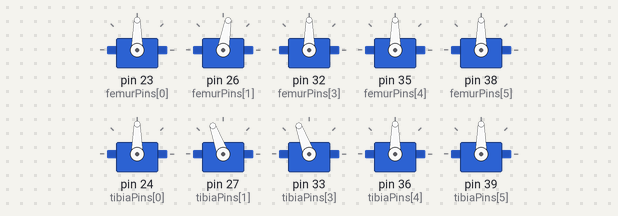
A sketch run on a simulated Arduino Mega 2560, built with avr-gcc and run on an emulated ATmega2560. Shown: 10 × servo.

Above: at 0.1 s.
At 3.1 s:
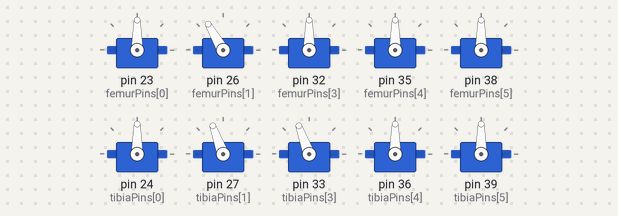
At 4.6 s:
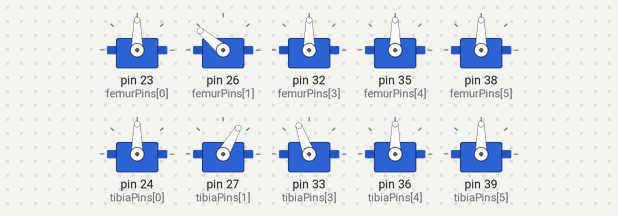
At 6.1 s:
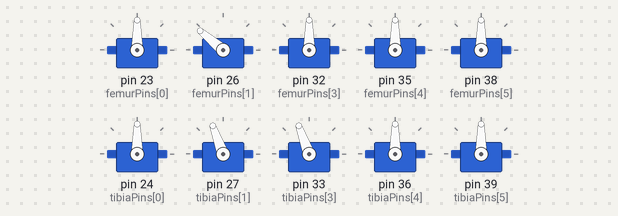
Timing chart, 0 to 8.5 s (numbered marks = the images above):
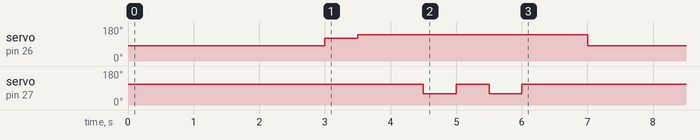

The sketch:

Presentation_1.1.ino
```cpp
//NEW PRESENTATION CODE

#include <Servo.h>

Servo femurServos[6];
Servo tibiaServos[6];

Servo femurContinuous;
Servo tibia3;

int femurPins[6] = {23, 26, 29, 32, 35, 38}; //Legs 1 through 6

int continuousFemurPin = 29;

int tibiaPins[6] = {24, 27, 30, 33, 36, 39};


void setup(){

  //Attaching the normal femur servos

  for (int i=0; i <6; i++){
    if (i != 2){ //skip leg 3

      femurServos[i].attach(femurPins[i]);
      //femurServos[i].write(90);

    }
  }

  //Attaching the normal tibia servos

    for (int i=0; i <6; i++){
    if (i != 2){ //skip leg 3

      tibiaServos[i].attach(tibiaPins[i]);
      //tibiaServos[i].write(90);

    }
  }


  /////////////////Femur Positions

  femurServos[0].write(90); //Femur for leg 1
  femurServos[1].write(80); //Femur for leg 2 >90 = lift
  //femurServos[2].write(90); //Femur for leg 3
  femurServos[3].write(90); //Femur for leg 4
  femurServos[4].write(90); //Femur for leg 5
  femurServos[5].write(90); //Femur for leg 6


  /////////Tibia Positions

  tibiaServos[0].write(90); //Tibia for leg 1
  tibiaServos[1].write(110); //Tibia for leg 2.  <90 = lift
  //tibiaServos[2].write(90); //Tibia for leg 3
  tibiaServos[3].write(110); //Tibia for leg 4
  tibiaServos[4].write(90); //Tibia for leg 5
  tibiaServos[5].write(90); //Tibia for leg 6

  delay(3000); //wait three seconds


  //WAVE SEQUENCE
  femurServos[1].write(120);
  delay(500);
  femurServos[1].write(140);
  delay(1000);

  tibiaServos[1].write(60);
  delay(500);
  tibiaServos[1].write(110);
  delay(500);
  tibiaServos[1].write(60);
  delay(500);
  tibiaServos[1].write(110);

  delay(1000);
  femurServos[1].write(80);
  delay(1000);

}


void loop(){
/*
  for(int i =0; i<6; i++){
    if(i != 2){
      femurServos[i].write(90); //natural
      delay(1000);
      femurServos[i].write(140); // lift
      delay(1000);
      femurServos[i].write(90);
      delay(2000);
    }
  }
  */

}
```
